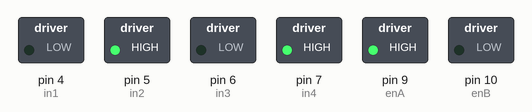
This sketch was run on a simulated Arduino Uno, built with avr-gcc and run on an emulated ATmega328P. Shown: switched loads named in the sketch (green lamp = pin HIGH).

Above: at 0.1 s.
Timing chart, 0 to 1.6 s (numbered marks = the images above):
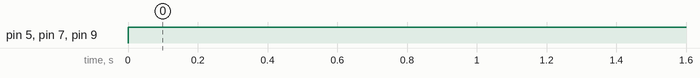

The sketch:

rotation.ino
```cpp
// Motor A,B, Arduino and L298N connections
const int enA = 9;   //ENABLE pin for Motor A to provide PWM
const int enB = 10;     //ENABLE pin for Motor B to provide PWM
const int in1 = 4;   //IN1 pin for Motor A for direction
const int in2 = 5;   //IN2 pin for Motor A for direction
const int in3 = 6;     //IN3 pin for Motor B for direction
const int in4 = 7;     //IN4 pin for Motor B for direction

void setup() {
  Serial.begin(115200); //Serial initializing for Debugging
  //pinModes for enA, in1 and in2 below
  pinMode(enA, OUTPUT);
  pinMode(in1, OUTPUT);
  pinMode(in2, OUTPUT);
  //pinModes for enA, in1 and in2 below
  pinMode(enB, OUTPUT);
  pinMode(in3, OUTPUT);
  pinMode(in4, OUTPUT);

}
void loop() {
    //Logic for Straight path
    ///////////////////////////////////////////////////////////////////////////////////////////////////
    // For Motor 1
    digitalWrite(in1, LOW);
    digitalWrite(in2, HIGH);
    // For Motor 2
    digitalWrite(in3, LOW);
    digitalWrite(in4, HIGH);
    analogWrite(enA, 255); //PWM value for enA
    analogWrite(enB, 0); //PWM value for enB


    //////////////////////////////////////////////////////////////////////////////////////////////////
//    //For 360 degree rotation in Clock Wise
//    // If wanna rotate it in Counter Clockwise then make in1--> HIGH and in2--> LOW
//    digitalWrite(in1, LOW);
//    digitalWrite(in2, HIGH);
//
//    analogWrite(enA, 200); //PWM value for enA
//    analogWrite(enB, 200); //PWM value for enB
    ////////////////////////////////////////////////////////////////////////////////////////////
}
```

Measured:
- by itself, pin 5 (in2), pin 7 (in4), pin 9 (enA): LOW → HIGH at 0.00 s
